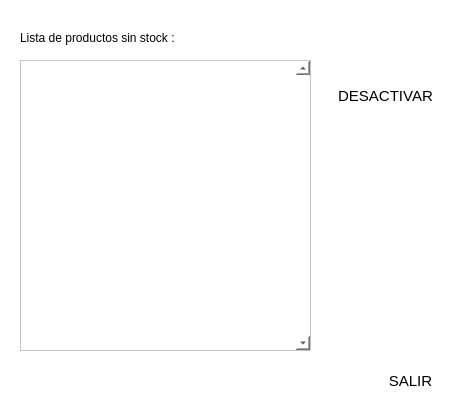
<?xml version="1.0" encoding="UTF-8"?>
<ui version="4.0">
 <class>Dialog</class>
 <widget class="QDialog" name="Dialog">
  <property name="geometry">
   <rect>
    <x>0</x>
    <y>0</y>
    <width>460</width>
    <height>416</height>
   </rect>
  </property>
  <property name="windowTitle">
   <string>Notificaciones de productos sin stock</string>
  </property>
  <property name="windowIcon">
   <iconset>
    <normaloff>../Img/Alert48.png</normaloff>../Img/Alert48.png</iconset>
  </property>
  <property name="styleSheet">
   <string notr="true">background-color: rgb(255, 255, 255);</string>
  </property>
  <widget class="QTableView" name="tvDetalle">
   <property name="geometry">
    <rect>
     <x>20</x>
     <y>60</y>
     <width>291</width>
     <height>291</height>
    </rect>
   </property>
   <property name="verticalScrollBarPolicy">
    <enum>Qt::ScrollBarAlwaysOn</enum>
   </property>
   <property name="horizontalScrollBarPolicy">
    <enum>Qt::ScrollBarAlwaysOff</enum>
   </property>
  </widget>
  <widget class="QLabel" name="label">
   <property name="geometry">
    <rect>
     <x>20</x>
     <y>30</y>
     <width>201</width>
     <height>16</height>
    </rect>
   </property>
   <property name="styleSheet">
    <string notr="true">font: 75 11pt &quot;MS Shell Dlg 2&quot;;</string>
   </property>
   <property name="text">
    <string>Lista de productos sin stock :</string>
   </property>
  </widget>
  <widget class="QPushButton" name="btnSalir">
   <property name="geometry">
    <rect>
     <x>370</x>
     <y>360</y>
     <width>81</width>
     <height>41</height>
    </rect>
   </property>
   <property name="font">
    <font>
     <family>Segoe UI</family>
     <pointsize>11</pointsize>
     <weight>50</weight>
     <italic>false</italic>
     <bold>false</bold>
    </font>
   </property>
   <property name="cursor">
    <cursorShape>PointingHandCursor</cursorShape>
   </property>
   <property name="styleSheet">
    <string notr="true">background: qradialgradient(cx: 0.3, cy: -0.4,
fx: 0.3, fy: -0.4,
radius: 1.35, stop: 0 #fff, stop: 1 #bbb);
border-radius: 11px;</string>
   </property>
   <property name="text">
    <string>SALIR</string>
   </property>
   <property name="icon">
    <iconset>
     <normaloff>../Img/salir.png</normaloff>../Img/salir.png</iconset>
   </property>
   <property name="iconSize">
    <size>
     <width>20</width>
     <height>20</height>
    </size>
   </property>
  </widget>
  <widget class="QPushButton" name="btnDesactivar">
   <property name="geometry">
    <rect>
     <x>330</x>
     <y>80</y>
     <width>111</width>
     <height>31</height>
    </rect>
   </property>
   <property name="font">
    <font>
     <family>Segoe UI</family>
     <pointsize>11</pointsize>
     <weight>50</weight>
     <italic>false</italic>
     <bold>false</bold>
    </font>
   </property>
   <property name="cursor">
    <cursorShape>PointingHandCursor</cursorShape>
   </property>
   <property name="styleSheet">
    <string notr="true">background: qradialgradient(cx: 0.3, cy: -0.4,
fx: 0.3, fy: -0.4,
radius: 1.35, stop: 0 #fff, stop: 1 #bbb);
border-radius: 11px;</string>
   </property>
   <property name="text">
    <string>DESACTIVAR</string>
   </property>
   <property name="icon">
    <iconset>
     <normaloff>../Img/Cancel24.png</normaloff>../Img/Cancel24.png</iconset>
   </property>
   <property name="iconSize">
    <size>
     <width>20</width>
     <height>20</height>
    </size>
   </property>
  </widget>
  <widget class="QPushButton" name="btnGenerarPdf">
   <property name="geometry">
    <rect>
     <x>20</x>
     <y>360</y>
     <width>34</width>
     <height>41</height>
    </rect>
   </property>
   <property name="font">
    <font>
     <family>Segoe UI</family>
     <pointsize>11</pointsize>
     <weight>50</weight>
     <italic>false</italic>
     <bold>false</bold>
    </font>
   </property>
   <property name="cursor">
    <cursorShape>PointingHandCursor</cursorShape>
   </property>
   <property name="styleSheet">
    <string notr="true">background: qradialgradient(cx: 0.4, cy: -0.1,
fx: 0.4, fy: -0.1,
radius: 1.35, stop: 0 #fff, stop: 1 #ddd);
border-radius: 11px;
</string>
   </property>
   <property name="text">
    <string/>
   </property>
   <property name="icon">
    <iconset>
     <normaloff>../Img/FilePDF48.png</normaloff>../Img/FilePDF48.png</iconset>
   </property>
   <property name="iconSize">
    <size>
     <width>40</width>
     <height>40</height>
    </size>
   </property>
  </widget>
 </widget>
 <resources/>
 <connections/>
</ui>
